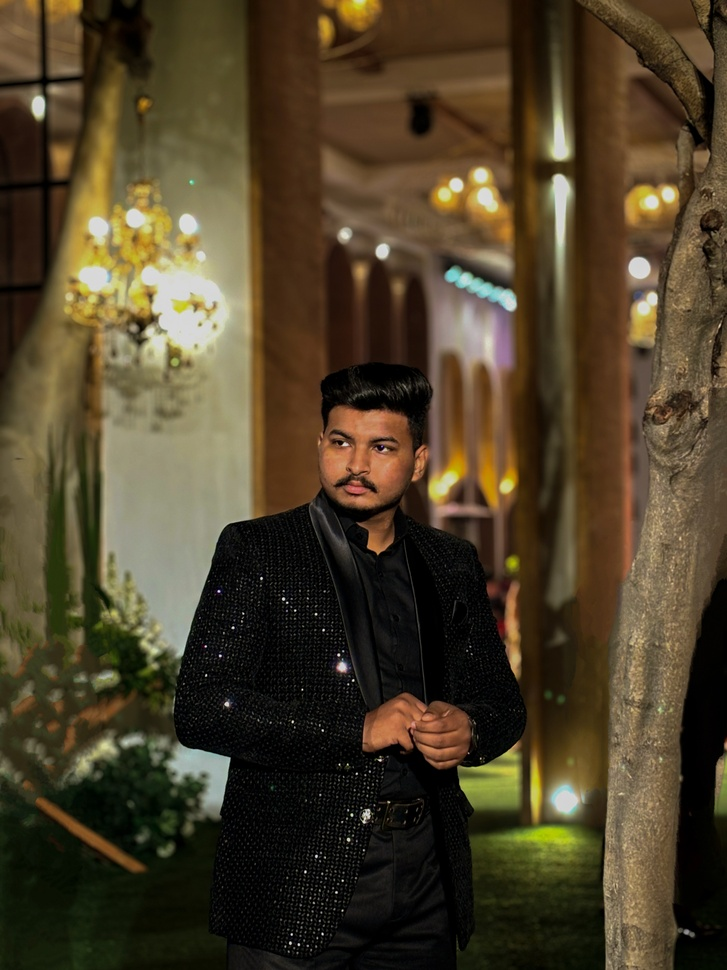
#> input picture ml/sample.jpg, 727 x 970 px, shrunk from 3008 x 4012 before the run
$ python -i image_processing.py   (imports and definitions only)
#> lines starting #> are read from the running program, lines starting #| are printed output that depends on the picture
#> further down, picture is the input picture: shape (970, 727, 3); mean B, G, R 40.8, 63.7, 76.1
# Placeholder content for scripts/image_processing.py
# image_processing.py - Image Preprocessing
import cv2
import numpy as np

def preprocess_image(image):
    # Convert image to grayscale and normalize
    gray = cv2.cvtColor(image, cv2.COLOR_BGR2GRAY)
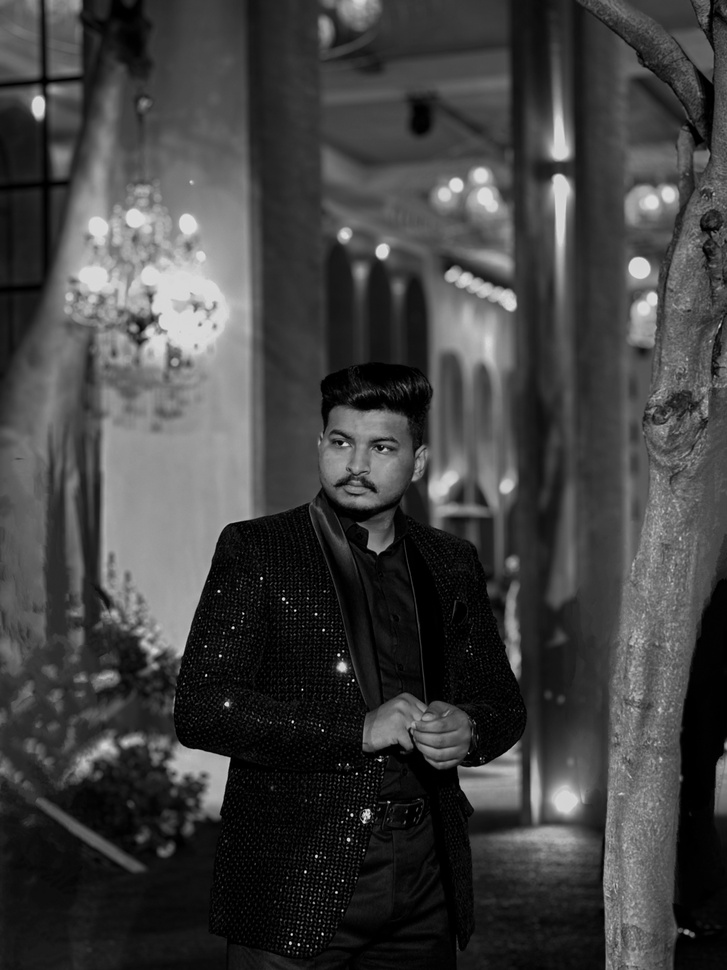
#> gray: shape (970, 727); min 0, max 235, mean 64.8
    normalized = cv2.equalizeHist(gray)
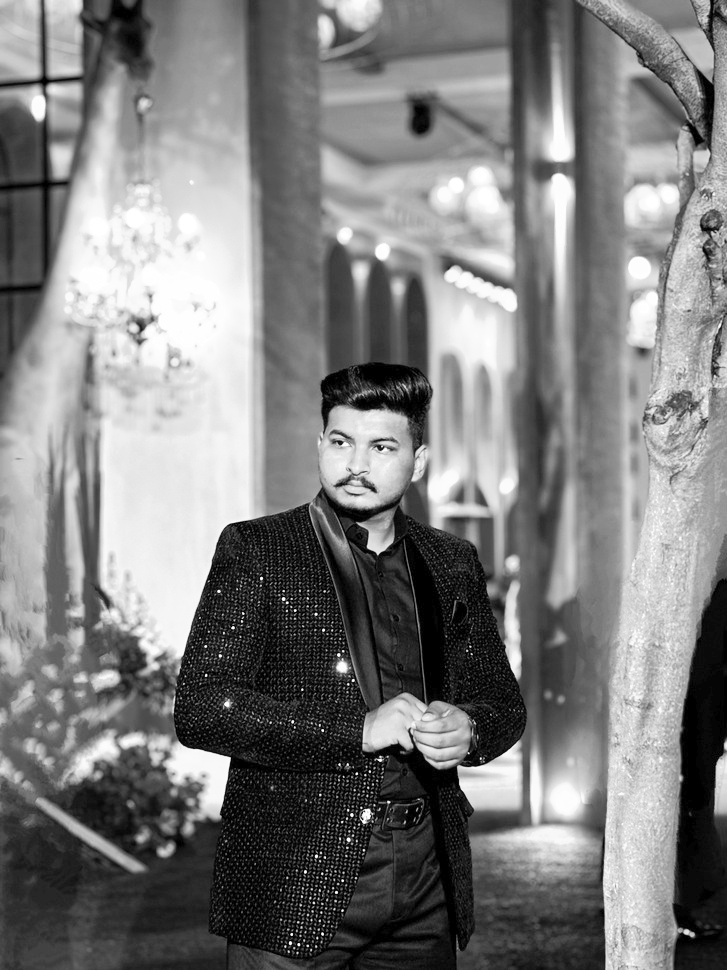
#> normalized: shape (970, 727); min 0, max 255, mean 124.8
    return cv2.cvtColor(normalized, cv2.COLOR_GRAY2BGR)

>>> import cv2
>>> picture = cv2.imread('../sample.jpg')
>>> result = preprocess_image(picture)
